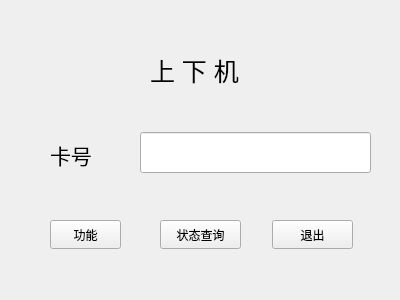
<?xml version="1.0" encoding="UTF-8"?>
<ui version="4.0">
 <class>UsePC</class>
 <widget class="QWidget" name="UsePC">
  <property name="geometry">
   <rect>
    <x>0</x>
    <y>0</y>
    <width>400</width>
    <height>300</height>
   </rect>
  </property>
  <property name="windowTitle">
   <string>Form</string>
  </property>
  <widget class="QLabel" name="label">
   <property name="geometry">
    <rect>
     <x>50</x>
     <y>140</y>
     <width>42</width>
     <height>29</height>
    </rect>
   </property>
   <property name="font">
    <font>
     <pointsize>16</pointsize>
    </font>
   </property>
   <property name="text">
    <string>卡号</string>
   </property>
  </widget>
  <widget class="QLineEdit" name="enter_id">
   <property name="geometry">
    <rect>
     <x>140</x>
     <y>132</y>
     <width>231</width>
     <height>41</height>
    </rect>
   </property>
  </widget>
  <widget class="QPushButton" name="change_mode">
   <property name="geometry">
    <rect>
     <x>50</x>
     <y>220</y>
     <width>71</width>
     <height>29</height>
    </rect>
   </property>
   <property name="text">
    <string>功能</string>
   </property>
  </widget>
  <widget class="QPushButton" name="exit_btn">
   <property name="geometry">
    <rect>
     <x>272</x>
     <y>220</y>
     <width>81</width>
     <height>29</height>
    </rect>
   </property>
   <property name="text">
    <string>退出</string>
   </property>
  </widget>
  <widget class="QPushButton" name="query_state">
   <property name="geometry">
    <rect>
     <x>160</x>
     <y>220</y>
     <width>81</width>
     <height>29</height>
    </rect>
   </property>
   <property name="text">
    <string>状态查询</string>
   </property>
  </widget>
  <widget class="QLabel" name="label_2">
   <property name="geometry">
    <rect>
     <x>150</x>
     <y>50</y>
     <width>91</width>
     <height>41</height>
    </rect>
   </property>
   <property name="font">
    <font>
     <pointsize>19</pointsize>
    </font>
   </property>
   <property name="text">
    <string>上 下 机</string>
   </property>
  </widget>
 </widget>
 <resources/>
 <connections/>
</ui>
